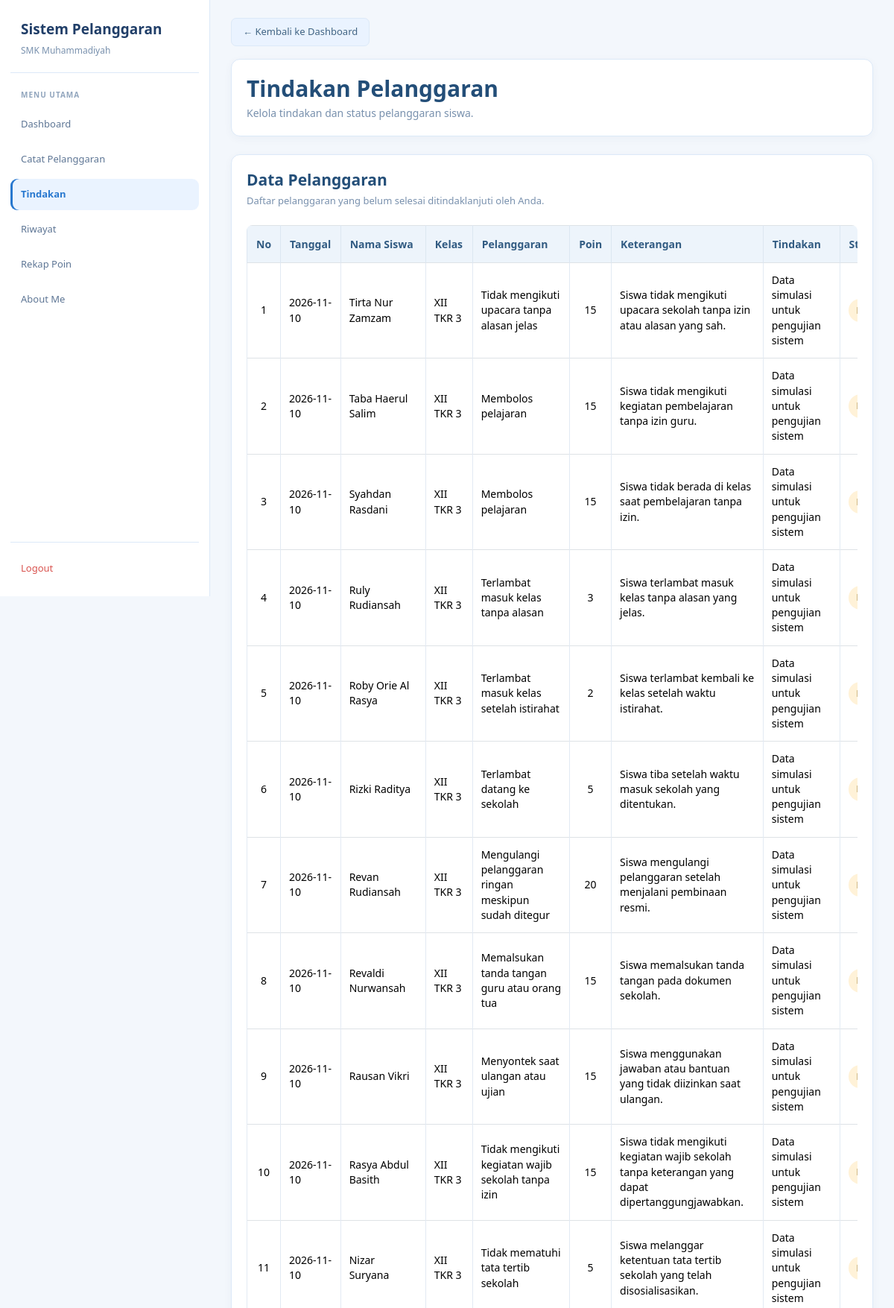
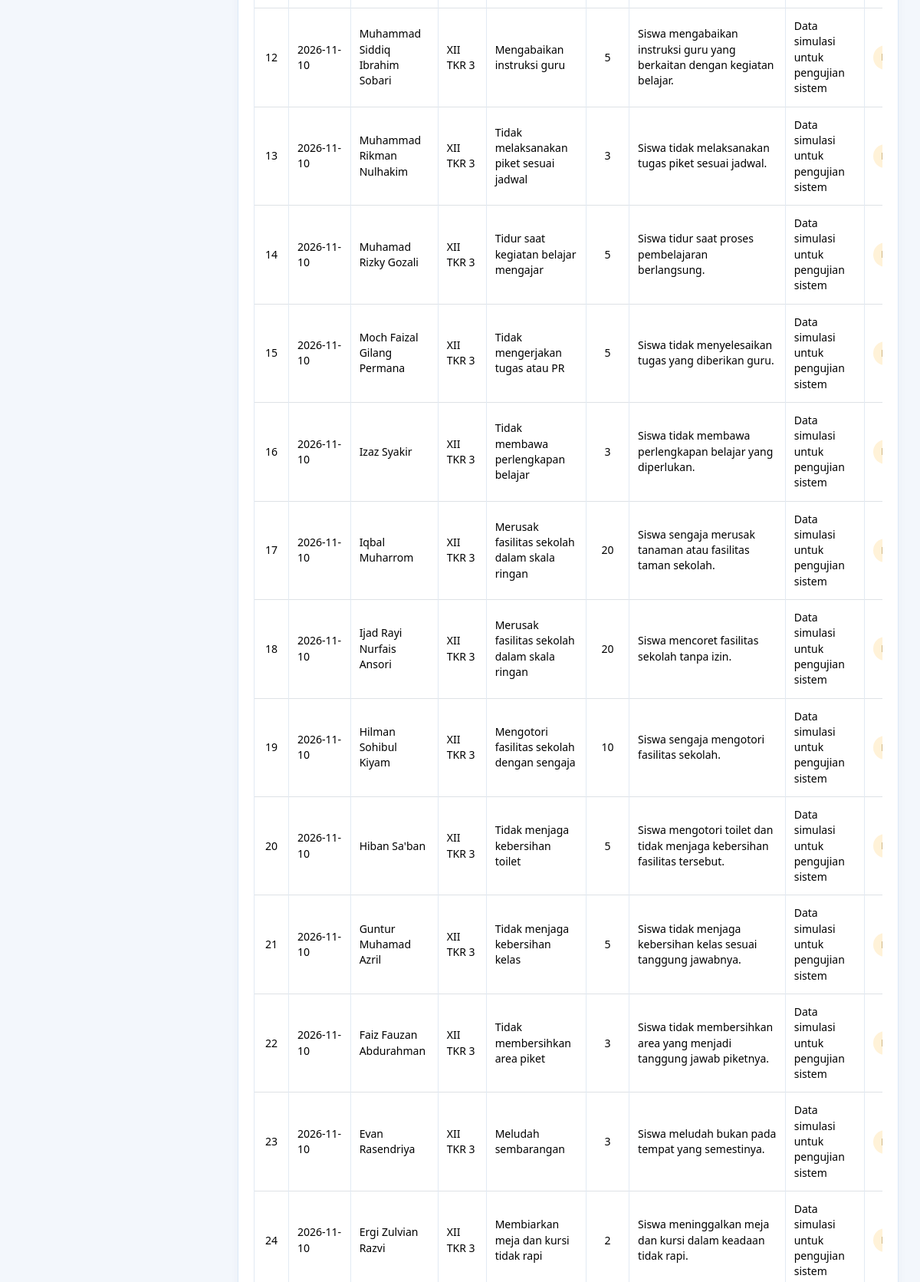
The page /guru/tindakan.php (signed in, upper part) on the database its author committed (2 pictures, top to bottom).
### tables this page shows
CREATE TABLE `t_pelanggaran_siswa` (
  `id` int(11) NOT NULL,
  `tahun_ajaran_id` int(11) NOT NULL,
  `siswa_id` int(11) NOT NULL,
  `nama_siswa` varchar(150) NOT NULL,
  `pelanggaran_id` int(11) NOT NULL,
  `nama_pelanggaran` varchar(150) NOT NULL,
  `pelanggaran_kategori_id` int(11) NOT NULL,
  `guru_id` int(11) NOT NULL,
  `nama_guru` varchar(150) NOT NULL,
  `tanggal` date NOT NULL,
  `keterangan` text NOT NULL,
  `poin` int(11) NOT NULL,
  `tindakan` text NOT NULL,
  `status` varchar(30) NOT NULL,
  `created_at` timestamp NOT NULL DEFAULT current_timestamp(),
  `updated_at` timestamp NOT NULL DEFAULT current_timestamp(),
  `kelas_id` int(11) NOT NULL,
  `nama_kelas` varchar(100) NOT NULL
);

### guru/tindakan.php (the view, shortened to what this page needs)
<?php
include "../config/koneksi.php";
$user_id = (int)($_SESSION['user_id'] ?? 0);
function e($value) {
    return htmlspecialchars((string)($value ?? ''), ENT_QUOTES, 'UTF-8');
}
$stmt = mysqli_prepare(
    $koneksi,
    "SELECT id, nama FROM t_guru WHERE user_id = ? LIMIT 1"
);
mysqli_stmt_bind_param($stmt, "i", $user_id);
mysqli_stmt_execute($stmt);
$data_guru = mysqli_fetch_assoc(mysqli_stmt_get_result($stmt));
$guru_id = (int)($data_guru['id'] ?? 0);
$daftar_pelanggaran = [];
if ($guru_id > 0) {
    $stmt = mysqli_prepare(
        $koneksi,
        "SELECT id, tanggal, nama_siswa, nama_kelas,
                nama_pelanggaran, poin, keterangan,
                tindakan, status
         FROM t_pelanggaran_siswa
         WHERE guru_id = ?
         AND COALESCE(status, '') <> 'Selesai'
         ORDER BY tanggal DESC, id DESC"
    );
    mysqli_stmt_bind_param($stmt, "i", $guru_id);
    mysqli_stmt_execute($stmt);
    $hasil = mysqli_stmt_get_result($stmt);
    while ($data = mysqli_fetch_assoc($hasil)) {
        $daftar_pelanggaran[] = $data;
    }
}
?>
<!DOCTYPE html>
<html lang="id">
<head>
    <link href="https://cdn.jsdelivr.net/npm/bootstrap@5.3.8/dist/css/bootstrap.min.css" rel="stylesheet">
    <link href="https://cdn.datatables.net/2.3.4/css/dataTables.bootstrap5.min.css" rel="stylesheet">
</head>
<body>
<aside class="sidebar">
    <div class="brand">
        <div class="brand-title">Sistem Pelanggaran</div>
        <div class="brand-subtitle">SMK Muhammadiyah</div>
    </div>
    <div class="menu-title">Menu Utama</div>
    <nav class="menu">
        <a href="../dashboard.php" class="menu-link">
            Dashboard
        </a>
        <a href="catat_pelanggaran.php" class="menu-link">
            Catat Pelanggaran
        </a>
        <a href="tindakan.php" class="menu-link active">
            Tindakan
        </a>
        <a href="riwayat.php" class="menu-link">
            Riwayat
        </a>
        <a href="rekap_poin.php" class="menu-link">
            Rekap Poin
        </a>
        <a href="../about.php" class="menu-link">
            About Me
        </a>
    </nav>
    <div class="logout">
        <a href="../logout.php" class="menu-link">
            Logout
        </a>
    </div>
</aside>
<main class="main">
    <div class="page-container">
        <div class="back-button">
            <a href="../dashboard.php" class="btn btn-secondary">
                &larr; Kembali ke Dashboard
            </a>
        </div>
        <section class="card mb-4">
            <div class="card-body">
                <h1 class="judul mb-1">
                    Tindakan Pelanggaran
                </h1>
                <p class="subjudul mb-0">
                    Kelola tindakan dan status pelanggaran siswa.
                </p>
            </div>
        </section>
        <section class="card">
            <div class="card-body">
                <h2 class="section-title">
                    Data Pelanggaran
                </h2>
                <p class="section-description">
                    Daftar pelanggaran yang belum selesai ditindaklanjuti oleh Anda.
                </p>
                <?php if (!empty($daftar_pelanggaran)): ?>
                    <div class="table-responsive">
                        <table id="tabelTindakan"
                               class="table table-bordered table-hover align-middle">
                            <thead>
                                <tr>
                                    <th>No</th>
                                    <th>Tanggal</th>
                                    <th>Nama Siswa</th>
                                    <th>Kelas</th>
                                    <th>Pelanggaran</th>
                                    <th>Poin</th>
                                    <th>Keterangan</th>
                                    <th>Tindakan</th>
                                    <th>Status</th>
                                </tr>
                            </thead>
                            <tbody>
                                <?php foreach ($daftar_pelanggaran as $index => $data): ?>
                                    <?php
                                    $status_data = trim($data['status'] ?? '');
                                    $class_status = 'status-diproses';
                                    if ($status_data === 'Ditindaklanjuti') {
                                        $class_status = 'status-ditindaklanjuti';
                                    }
                                    $tanggal = !empty($data['tanggal'])
                                        ? date('Y-m-d', strtotime($data['tanggal']))
                                        : '-';
                                    ?>
                                    <tr>
                                        <td><?= $index + 1; ?></td>
                                        <td><?= e($tanggal); ?></td>
                                        <td><?= e($data['nama_siswa']); ?></td>
                                        <td><?= e($data['nama_kelas'] ?: '-'); ?></td>
                                        <td><?= e($data['nama_pelanggaran']); ?></td>
                                        <td><?= (int)$data['poin']; ?></td>
                                        <td><?= e($data['keterangan'] ?: '-'); ?></td>
                                        <td>
                                            <?= e(trim((string)($data['tindakan'] ?? '')) ?: '-'); ?>
                                        </td>
                                        <td>
                                            <span class="status-badge <?= e($class_status); ?>">
                                            </span>
                                        </td>
                                    </tr>
                                <?php endforeach; ?>
                            </tbody>
                        </table>
                    </div>
                <?php endif; ?>
            </div>
        </section>
    </div>
</main>
</body>
</html>

### guru/tindakan.php (style rules this page uses)
:root { --blue: #2878cf; --blue-dark: #203e68; --blue-soft: #eaf3ff; --page: #f3f7fc; --text: #263f63; --muted: #7890ad; --line: #dce9f8; }
* { box-sizing: border-box; }
html, body { width: 100%; min-height: 100%; margin: 0; overflow-x: hidden; }
body { background: var(--page); color: var(--text); font-family: "Segoe UI", Arial, sans-serif; font-size: 15px; }
a { text-decoration: none; }
.sidebar { position: fixed; top: 0; left: 0; width: 282px; height: 100vh; padding: 25px 14px 16px; display: flex; flex-direction: column; background: #fff; border-right: 1px solid var(--line); z-index: 1000; overflow-y: auto; }
.brand { padding: 0 14px 20px; margin-bottom: 22px; border-bottom: 1px solid var(--line); }
.brand-title { color: var(--blue-dark); font-size: 19px; font-weight: 700; margin-bottom: 5px; }
.brand-subtitle { color: var(--muted); font-size: 12px; }
.menu-title { margin: 0 14px 11px; color: #91a5bd; font-size: 10px; font-weight: 700; letter-spacing: 1px; text-transform: uppercase; }
.menu { display: flex; flex-direction: column; gap: 5px; }
.menu-link { display: flex; align-items: center; min-height: 42px; padding: 11px 14px; border-radius: 9px; color: #5e7695; font-size: 13px; transition: .2s; }
.menu-link.active { background: var(--blue-soft); color: var(--blue); font-weight: 600; box-shadow: inset 3px 0 0 var(--blue); }
.logout { margin-top: auto; padding-top: 14px; border-top: 1px solid var(--line); }
.logout .menu-link { color: #d9534f; }
.main { width: calc(100% - 282px); min-height: 100vh; margin-left: 282px; padding: 24px 28px 40px; }
.page-container { width: 100%; max-width: 100%; min-width: 0; margin: 0 auto; }
.judul { color: #234e78; font-size: 30px; line-height: 1.25; font-weight: 650; }
.subjudul { color: #7890ad; font-size: 14px; line-height: 1.5; }
.card { background: #fff; border: 1px solid #dce9f8; border-radius: 12px; box-shadow: 0 3px 12px rgba(35, 78, 120, .045); overflow: hidden; }
.card-body { padding: 20px; min-width: 0; }
.section-title { color: #234e78; font-size: 21px; line-height: 1.3; font-weight: 650; margin-bottom: 5px; }
.section-description { color: var(--muted); font-size: 13px; margin-bottom: 22px; }
.btn { border-radius: 7px; font-size: 13px; font-weight: 500; padding: 7px 13px; }
.btn-secondary { --bs-btn-bg: #eaf3ff; --bs-btn-border-color: #dce9f8; --bs-btn-color: #426584; --bs-btn-hover-bg: #dceaf6; --bs-btn-hover-border-color: #cbddeb; --bs-btn-hover-color: #234e78; }
.back-button { margin-bottom: 17px; }
.back-button .btn { font-size: 13px; padding: 8px 15px; }
.table-responsive { width: 100%; max-width: 100%; overflow-x: auto; overflow-y: hidden; border-radius: 8px; -webkit-overflow-scrolling: touch; }
#tabelTindakan { width: 100% !important; min-width: 1100px; margin-bottom: 0 !important; color: #344b63; font-size: 14px; vertical-align: middle; }
#tabelTindakan thead th { padding: 14px 12px; background: #edf4fb; color: #315b82; border-color: #dce7f1; font-size: 14px; font-weight: 600; white-space: nowrap; }
#tabelTindakan tbody td { padding: 13px 11px; border-color: #e2eaf3; vertical-align: middle; line-height: 1.45; }
#tabelTindakan th:first-child, #tabelTindakan td:first-child, #tabelTindakan th:nth-child(6), #tabelTindakan td:nth-child(6), #tabelTindakan th:last-child, #tabelTindakan td:last-child { text-align: center; }
.status-badge { display: inline-block; padding: 7px 11px; border-radius: 20px; font-size: 12px; font-weight: 600; white-space: nowrap; }
.status-diproses { background: #fff2d8; color: #966b16; }

### rows shown on the page
t_pelanggaran_siswa: tanggal "2026-11-10", nama_siswa "Tirta Nur Zamzam", nama_kelas "XII TKR 3", nama_pelanggaran "Tidak mengikuti upacara tanpa alasan jelas", poin "15", keterangan "Siswa tidak mengikuti upacara sekolah tanpa izin atau alasan yang sah.", tindakan "Data simulasi untuk pengujian sistem"
t_pelanggaran_siswa: tanggal "2026-11-10", nama_siswa "Taba Haerul Salim", nama_kelas "XII TKR 3", nama_pelanggaran "Membolos pelajaran", poin "15", keterangan "Siswa tidak mengikuti kegiatan pembelajaran tanpa izin guru.", tindakan "Data simulasi untuk pengujian sistem"
t_pelanggaran_siswa: tanggal "2026-11-10", nama_siswa "Syahdan Rasdani", nama_kelas "XII TKR 3", nama_pelanggaran "Membolos pelajaran", poin "15", keterangan "Siswa tidak berada di kelas saat pembelajaran tanpa izin.", tindakan "Data simulasi untuk pengujian sistem"
t_pelanggaran_siswa: tanggal "2026-11-10", nama_siswa "Ruly Rudiansah", nama_kelas "XII TKR 3", nama_pelanggaran "Terlambat masuk kelas tanpa alasan", poin "3", keterangan "Siswa terlambat masuk kelas tanpa alasan yang jelas.", tindakan "Data simulasi untuk pengujian sistem"
t_pelanggaran_siswa: tanggal "2026-11-10", nama_siswa "Roby Orie Al Rasya", nama_kelas "XII TKR 3", nama_pelanggaran "Terlambat masuk kelas setelah istirahat", poin "2", keterangan "Siswa terlambat kembali ke kelas setelah waktu istirahat.", tindakan "Data simulasi untuk pengujian sistem"
t_pelanggaran_siswa: tanggal "2026-11-10", nama_siswa "Rizki Raditya", nama_kelas "XII TKR 3", nama_pelanggaran "Terlambat datang ke sekolah", poin "5", keterangan "Siswa tiba setelah waktu masuk sekolah yang ditentukan.", tindakan "Data simulasi untuk pengujian sistem"
t_pelanggaran_siswa: tanggal "2026-11-10", nama_siswa "Revan Rudiansah", nama_kelas "XII TKR 3", nama_pelanggaran "Mengulangi pelanggaran ringan meskipun sudah ditegur", poin "20", keterangan "Siswa mengulangi pelanggaran setelah menjalani pembinaan resmi.", tindakan "Data simulasi untuk pengujian sistem"
t_pelanggaran_siswa: tanggal "2026-11-10", nama_siswa "Revaldi Nurwansah", nama_kelas "XII TKR 3", nama_pelanggaran "Memalsukan tanda tangan guru atau orang tua", poin "15", keterangan "Siswa memalsukan tanda tangan pada dokumen sekolah.", tindakan "Data simulasi untuk pengujian sistem"
t_pelanggaran_siswa: tanggal "2026-11-10", nama_siswa "Rausan Vikri", nama_kelas "XII TKR 3", nama_pelanggaran "Menyontek saat ulangan atau ujian", poin "15", keterangan "Siswa menggunakan jawaban atau bantuan yang tidak diizinkan saat ulangan.", tindakan "Data simulasi untuk pengujian sistem"
t_pelanggaran_siswa: tanggal "2026-11-10", nama_siswa "Rasya Abdul Basith", nama_kelas "XII TKR 3", nama_pelanggaran "Tidak mengikuti kegiatan wajib sekolah tanpa izin", poin "15", keterangan "Siswa tidak mengikuti kegiatan wajib sekolah tanpa keterangan yang dapat dipertanggungjawabkan.", tindakan "Data simulasi untuk pengujian sistem"
t_pelanggaran_siswa: tanggal "2026-11-10", nama_siswa "Nizar Suryana", nama_kelas "XII TKR 3", nama_pelanggaran "Tidak mematuhi tata tertib sekolah", poin "5", keterangan "Siswa melanggar ketentuan tata tertib sekolah yang telah disosialisasikan.", tindakan "Data simulasi untuk pengujian sistem"
t_pelanggaran_siswa: tanggal "2026-11-10", nama_siswa "Muhammad Siddiq Ibrahim Sobari", nama_kelas "XII TKR 3", nama_pelanggaran "Mengabaikan instruksi guru", poin "5", keterangan "Siswa mengabaikan instruksi guru yang berkaitan dengan kegiatan belajar.", tindakan "Data simulasi untuk pengujian sistem"
t_pelanggaran_siswa: tanggal "2026-11-10", nama_siswa "Muhammad Rikman Nulhakim", nama_kelas "XII TKR 3", nama_pelanggaran "Tidak melaksanakan piket sesuai jadwal", poin "3", keterangan "Siswa tidak melaksanakan tugas piket sesuai jadwal.", tindakan "Data simulasi untuk pengujian sistem"
t_pelanggaran_siswa: tanggal "2026-11-10", nama_siswa "Muhamad Rizky Gozali", nama_kelas "XII TKR 3", nama_pelanggaran "Tidur saat kegiatan belajar mengajar", poin "5", keterangan "Siswa tidur saat proses pembelajaran berlangsung.", tindakan "Data simulasi untuk pengujian sistem"
t_pelanggaran_siswa: tanggal "2026-11-10", nama_siswa "Moch Faizal Gilang Permana", nama_kelas "XII TKR 3", nama_pelanggaran "Tidak mengerjakan tugas atau PR", poin "5", keterangan "Siswa tidak menyelesaikan tugas yang diberikan guru.", tindakan "Data simulasi untuk pengujian sistem"
t_pelanggaran_siswa: tanggal "2026-11-10", nama_siswa "Izaz Syakir", nama_kelas "XII TKR 3", nama_pelanggaran "Tidak membawa perlengkapan belajar", poin "3", keterangan "Siswa tidak membawa perlengkapan belajar yang diperlukan.", tindakan "Data simulasi untuk pengujian sistem"
t_pelanggaran_siswa: tanggal "2026-11-10", nama_siswa "Iqbal Muharrom", nama_kelas "XII TKR 3", nama_pelanggaran "Merusak fasilitas sekolah dalam skala ringan", poin "20", keterangan "Siswa sengaja merusak tanaman atau fasilitas taman sekolah.", tindakan "Data simulasi untuk pengujian sistem"
t_pelanggaran_siswa: tanggal "2026-11-10", nama_siswa "Ijad Rayi Nurfais Ansori", nama_kelas "XII TKR 3", nama_pelanggaran "Merusak fasilitas sekolah dalam skala ringan", poin "20", keterangan "Siswa mencoret fasilitas sekolah tanpa izin.", tindakan "Data simulasi untuk pengujian sistem"
t_pelanggaran_siswa: tanggal "2026-11-10", nama_siswa "Hilman Sohibul Kiyam", nama_kelas "XII TKR 3", nama_pelanggaran "Mengotori fasilitas sekolah dengan sengaja", poin "10", keterangan "Siswa sengaja mengotori fasilitas sekolah.", tindakan "Data simulasi untuk pengujian sistem"
t_pelanggaran_siswa: tanggal "2026-11-10", nama_siswa "Hiban Sa'ban", nama_kelas "XII TKR 3", nama_pelanggaran "Tidak menjaga kebersihan toilet", poin "5", keterangan "Siswa mengotori toilet dan tidak menjaga kebersihan fasilitas tersebut.", tindakan "Data simulasi untuk pengujian sistem"
t_pelanggaran_siswa: tanggal "2026-11-10", nama_siswa "Guntur Muhamad Azril", nama_kelas "XII TKR 3", nama_pelanggaran "Tidak menjaga kebersihan kelas", poin "5", keterangan "Siswa tidak menjaga kebersihan kelas sesuai tanggung jawabnya.", tindakan "Data simulasi untuk pengujian sistem"
t_pelanggaran_siswa: tanggal "2026-11-10", nama_siswa "Faiz Fauzan Abdurahman", nama_kelas "XII TKR 3", nama_pelanggaran "Tidak membersihkan area piket", poin "3", keterangan "Siswa tidak membersihkan area yang menjadi tanggung jawab piketnya.", tindakan "Data simulasi untuk pengujian sistem"
t_pelanggaran_siswa: tanggal "2026-11-10", nama_siswa "Evan Rasendriya", nama_kelas "XII TKR 3", nama_pelanggaran "Meludah sembarangan", poin "3", keterangan "Siswa meludah bukan pada tempat yang semestinya.", tindakan "Data simulasi untuk pengujian sistem"
t_pelanggaran_siswa: tanggal "2026-11-10", nama_siswa "Ergi Zulvian Razvi", nama_kelas "XII TKR 3", nama_pelanggaran "Membiarkan meja dan kursi tidak rapi", poin "2", keterangan "Siswa meninggalkan meja dan kursi dalam keadaan tidak rapi.", tindakan "Data simulasi untuk pengujian sistem"
